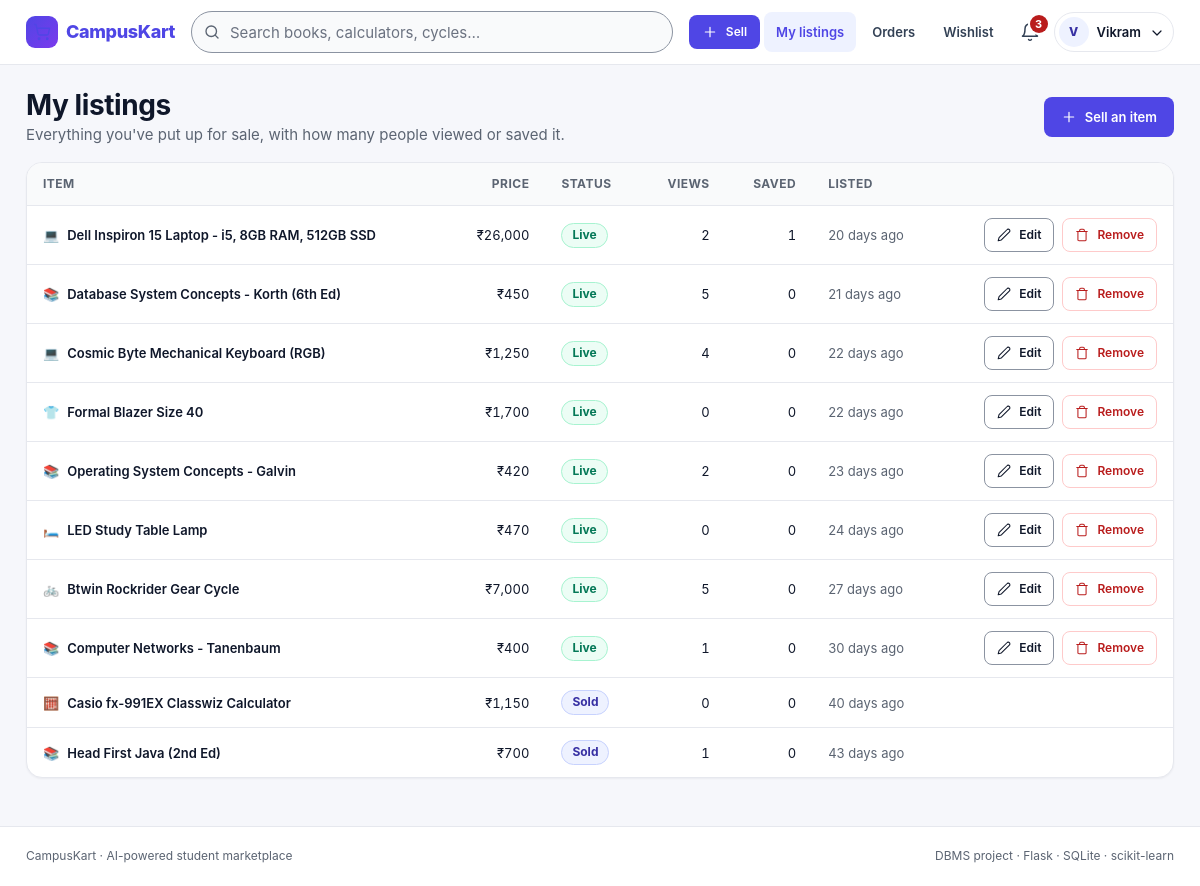
/my-listings (signed in), run on an earlier commit of the app's database.
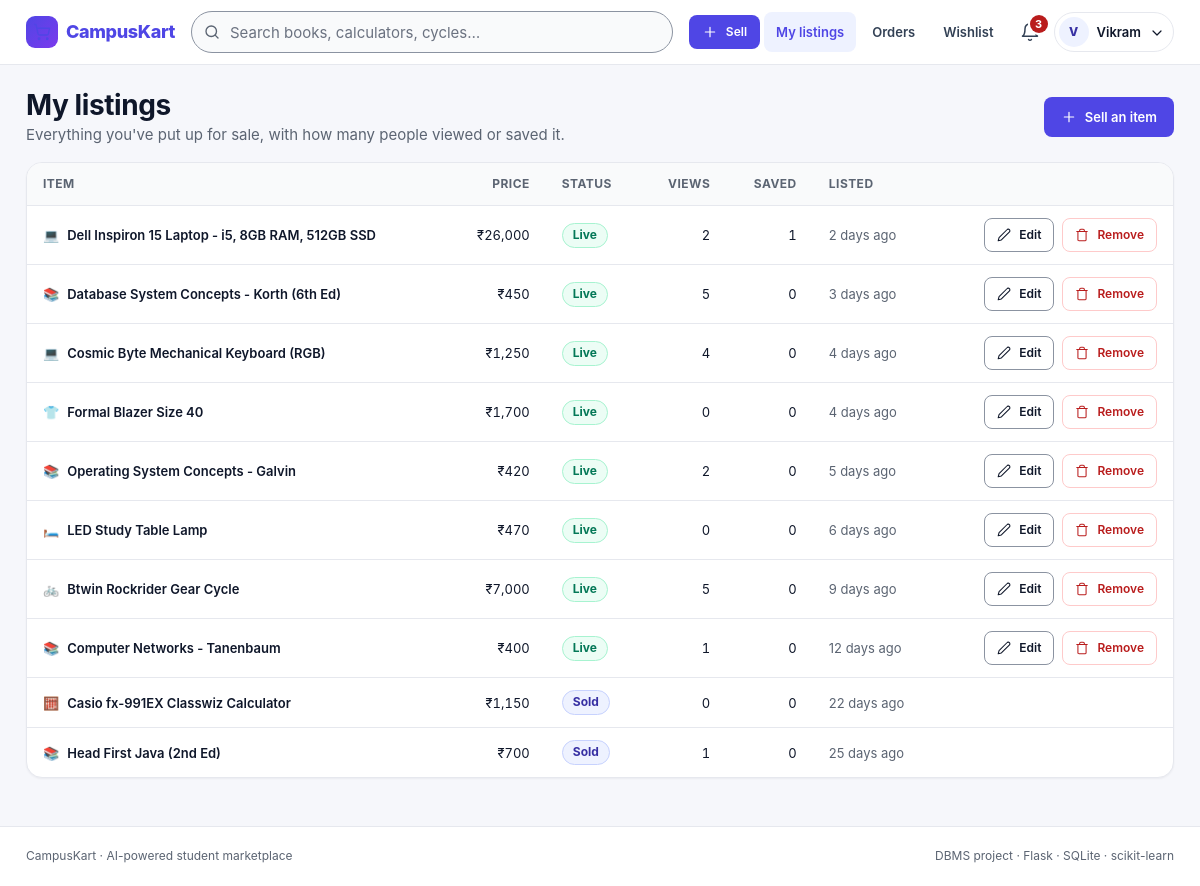
And on a later commit of the database.
### tables this page shows
CREATE TABLE users (
    user_id       INTEGER PRIMARY KEY AUTOINCREMENT,
    name          TEXT    NOT NULL,
    email         TEXT    NOT NULL UNIQUE,
    password_hash TEXT    NOT NULL,
    role          TEXT    NOT NULL DEFAULT 'user' CHECK (role IN ('user', 'admin')),
    branch        TEXT,
    year          INTEGER CHECK (year BETWEEN 1 AND 4),
    phone         TEXT,
    is_blocked    INTEGER NOT NULL DEFAULT 0 CHECK (is_blocked IN (0, 1)),
    created_at    TEXT    NOT NULL DEFAULT (datetime('now', 'localtime'))
);

CREATE TABLE products (
    product_id     INTEGER PRIMARY KEY AUTOINCREMENT,
    seller_id      INTEGER NOT NULL REFERENCES users(user_id) ON DELETE CASCADE,
    category_id    INTEGER NOT NULL REFERENCES categories(category_id),
    title          TEXT    NOT NULL,
    description    TEXT    NOT NULL,
    original_price REAL    NOT NULL CHECK (original_price > 0),
    price          REAL    NOT NULL CHECK (price > 0),
    condition      TEXT    NOT NULL CHECK (condition IN ('New', 'Like New', 'Good', 'Fair')),
    age_months     INTEGER NOT NULL DEFAULT 0 CHECK (age_months >= 0),
    status         TEXT    NOT NULL DEFAULT 'available'
                   CHECK (status IN ('pending', 'available', 'sold', 'rejected', 'removed')),
    is_flagged     INTEGER NOT NULL DEFAULT 0 CHECK (is_flagged IN (0, 1)),
    spam_score     REAL    NOT NULL DEFAULT 0,      -- filled by AI spam detector
    flag_reason    TEXT,
    created_at     TEXT    NOT NULL DEFAULT (datetime('now', 'localtime'))
);

### app.py (the view)
@app.route("/my-listings")
@login_required
def my_listings():
    items = query("""SELECT d.*, (SELECT COUNT(*) FROM product_views v WHERE v.product_id = d.product_id) AS views,
                            (SELECT COUNT(*) FROM wishlist w WHERE w.product_id = d.product_id) AS wishes
                     FROM v_product_details d WHERE d.seller_id = ? AND d.status <> 'removed'
                     ORDER BY d.created_at DESC""", (g.user["user_id"],))
    return render_template("my_listings.html", items=items)

### app.py (called while the page is built)
def get_db():
    if "db" not in g:
        g.db = sqlite3.connect(DB_PATH)
        g.db.row_factory = sqlite3.Row
        g.db.execute("PRAGMA foreign_keys = ON")
    return g.db

def query(sql, args=(), one=False):
    rows = get_db().execute(sql, args).fetchall()
    return (rows[0] if rows else None) if one else rows

@app.before_request
def load_user():
    g.user = None
    if "user_id" in session:
        g.user = query("SELECT * FROM users WHERE user_id = ?", (session["user_id"],), one=True)
        if g.user is None or g.user["is_blocked"]:
            session.clear()
            g.user = None

def login_required(view):
    @wraps(view)
    def wrapped(*args, **kwargs):
        if g.user is None:
            flash("Log in to continue.", "info")
            return redirect(url_for("login", next=request.path))
        return view(*args, **kwargs)
    return wrapped

@app.context_processor
def inject_globals():
    unread = 0
    if g.user:
        unread = query("SELECT COUNT(*) AS n FROM notifications WHERE user_id = ? AND is_read = 0",
                       (g.user["user_id"],), one=True)["n"]
    return {"categories": query("SELECT * FROM categories ORDER BY category_id"),
            "unread_count": unread, "conditions": CONDITIONS}

@app.template_filter("inr")
def inr(value):
    n = str(int(round(value or 0)))
    if len(n) <= 3:
        return n
    head, tail = n[:-3], n[-3:]
    parts = []
    while len(head) > 2:
        parts.insert(0, head[-2:])
        head = head[:-2]
    if head:
        parts.insert(0, head)
    return ",".join(parts) + "," + tail

@app.template_filter("ago")
def time_ago(ts):
    try:
        dt = datetime.strptime(ts, "%Y-%m-%d %H:%M:%S")
    except (TypeError, ValueError):
        return ts
    secs = (datetime.now() - dt).total_seconds()
    for unit, size in (("day", 86400), ("hour", 3600), ("min", 60)):
        if secs >= size:
            n = int(secs // size)
            return f"{n} {unit}{'s' if n > 1 else ''} ago"
    return "just now"

### templates/my_listings.html (shortened to what this page needs)
{% extends "base.html" %}
{% from "_macros.html" import status_pill, icon, empty_state %}
{% block content %}
<div class="section-head">
  <div>
    <h1>My listings</h1>
    <p class="muted mb-0">Everything you've put up for sale, with how many people viewed or saved it.</p>
  </div>
  <a class="btn" href="{{ url_for('sell') }}">{{ icon('plus', 16) }}Sell an item</a>
</div>
{% if items %}
<div class="card card-flush table-wrap">
  <table>
    <thead>
      <tr><th scope="col">Item</th><th scope="col" class="num">Price</th><th scope="col">Status</th>
          <th scope="col" class="num">Views</th><th scope="col" class="num">Saved</th><th scope="col">Listed</th>
          <th scope="col"><span class="sr-only">Actions</span></th></tr>
    </thead>
    <tbody>
    {% for p in items %}
    <tr>
      <td>
        <a class="item-link" href="{{ url_for('product', pid=p.product_id) }}"><span aria-hidden="true">{{ p.category_icon }}</span>{{ p.title }}</a>
      </td>
      <td class="num">₹{{ p.price|inr }}</td>
      <td>{{ status_pill(p.status) }}</td>
      <td class="num">{{ p.views }}</td>
      <td class="num">{{ p.wishes }}</td>
      <td class="muted nowrap">{{ p.created_at|ago }}</td>
      <td>
        {% if p.status in ['available', 'pending'] %}
        <div class="row-actions">
          <a class="btn btn-outline btn-sm" href="{{ url_for('edit_listing', pid=p.product_id) }}">{{ icon('edit', 14) }}Edit<span class="sr-only"> {{ p.title }}</span></a>
          <form class="inline" method="post" action="{{ url_for('remove_listing', pid=p.product_id) }}"
                data-confirm-title="Remove this listing?"
                data-confirm="“{{ p.title }}” will no longer be visible to buyers. You can list it again later."
                data-confirm-ok="Remove listing" data-confirm-cancel="Keep it" data-confirm-tone="danger">
            <button class="btn btn-danger-outline btn-sm">{{ icon('trash', 14) }}Remove<span class="sr-only"> {{ p.title }}</span></button>
          </form>
        </div>
        {% endif %}
      </td>
    </tr>
    {% endfor %}
    </tbody>
  </table>
</div>
{% else %}
{{ empty_state('package', "You haven't listed anything yet",
               'Old books, calculators and lab gear sell fast. We will even suggest a fair price.',
               'Sell your first item', url_for('sell')) }}
{% endif %}
{% endblock %}

### templates/base.html (shortened to what this page needs)
{% from "_macros.html" import icon %}
{% set ep = request.endpoint %}
<!doctype html>
<html lang="en">
<head>
  <link rel="stylesheet" href="{{ url_for('static', filename='style.css') }}">
</head>
<body>
<header class="site-header">
  <div class="container header-row">
    <a class="logo" href="{{ url_for('index') }}" aria-label="CampusKart home">
      <span class="logo-mark">{{ icon('cart', 18) }}</span>
      <span aria-hidden="true">Campus<span>Kart</span></span>
    </a>
    {% if not g.user or g.user.role != 'admin' %}
    <form class="search-bar" action="{{ url_for('search') }}" role="search">
      <input id="site-search" name="q" type="search" placeholder="Search books, calculators, cycles…"
             value="{{ q or '' }}" autocomplete="off" enterkeyhint="search">
    </form>
    {% endif %}
    <nav class="nav-links" aria-label="Main">
      {% if g.user %}
        {% if g.user.role == 'admin' %}
          <a class="nav-link" href="{{ url_for('admin_dashboard') }}" {% if ep and ep.startswith('admin') %}aria-current="page"{% endif %}>{{ icon('shield', 16) }}Admin</a>
        {% else %}
          <a class="btn btn-sm btn-sell" href="{{ url_for('sell') }}">{{ icon('plus', 16) }}Sell</a>
          {% for e, label in [('my_listings', 'My listings'), ('orders', 'Orders'), ('wishlist', 'Wishlist')] %}
          <a class="nav-link" href="{{ url_for(e) }}" {% if ep == e %}aria-current="page"{% endif %}>{{ label }}</a>
          {% endfor %}
        {% endif %}
        <a class="icon-btn" href="{{ url_for('notifications') }}"
           aria-label="Notifications{% if unread_count %}, {{ unread_count }} unread{% endif %}"
           {% if ep == 'notifications' %}aria-current="page"{% endif %}>
          {{ icon('bell', 20) }}
          {% if unread_count %}<span class="badge-count" aria-hidden="true">{{ unread_count if unread_count < 10 else '9+' }}</span>{% endif %}
        </a>
        <div class="menu" data-menu>
          <button class="menu-trigger" type="button" aria-haspopup="true" aria-expanded="false" aria-controls="account-menu">
            <span class="avatar" aria-hidden="true">{{ g.user.name[0] }}</span>
            <span class="name">{{ g.user.name.split()[0] }}</span>
            <span class="chev">{{ icon('chevron-down', 16) }}</span>
          </button>
        </div>
      {% else %}
        <a class="nav-link keep" href="{{ url_for('login') }}" {% if ep == 'login' %}aria-current="page"{% endif %}>Log in</a>
        <a class="btn btn-sm" href="{{ url_for('register') }}">Sign up</a>
      {% endif %}
    </nav>
  </div>
</header>
<main id="main" tabindex="-1">
  <div class="container">
    {% block content %}{% endblock %}
  </div>
</main>
<footer class="site-footer">
  <div class="container">
    <span>CampusKart · AI-powered student marketplace</span>
    <span>DBMS project · Flask · SQLite · scikit-learn</span>
  </div>
</footer>
</body>
</html>

### templates/_macros.html (shortened to what this page needs)
{% macro icon(name, size=18, cls='') -%}
<svg class="icon {{ cls }}" width="{{ size }}" height="{{ size }}" viewBox="0 0 24 24" fill="none" stroke="currentColor" stroke-width="1.8" stroke-linecap="round" stroke-linejoin="round" aria-hidden="true" focusable="false">{{ ICONS.get(name, '')|safe }}</svg>
{%- endmacro %}
{% macro status_pill(s) %}
{% set css = {'available': 'good', 'placed': 'brand', 'completed': 'good', 'sold': 'brand',
              'pending': 'warn', 'cancelled': 'bad', 'rejected': 'bad', 'removed': 'bad'} %}
{% set label = {'placed': 'Awaiting pickup', 'pending': 'In review', 'available': 'Live'} %}
<span class="pill pill-{{ css.get(s, '') }}">{{ label.get(s, s|capitalize) }}</span>
{% endmacro %}

What changed in the data, as far as the page shows it:
changed products "Dell Inspiron 15 Laptop - i5, 8GB RAM, 512GB SSD": created_at|ago "20 days ago" → "2 days ago"
changed products "Database System Concepts - Korth (6th Ed)": created_at|ago "21 days ago" → "3 days ago"
changed products "Cosmic Byte Mechanical Keyboard (RGB)": created_at|ago "22 days ago" → "4 days ago"
changed products "Formal Blazer Size 40": created_at|ago "22 days ago" → "4 days ago"
changed products "Operating System Concepts - Galvin": created_at|ago "23 days ago" → "5 days ago"
changed products "LED Study Table Lamp": created_at|ago "24 days ago" → "6 days ago"
changed products "Btwin Rockrider Gear Cycle": created_at|ago "27 days ago" → "9 days ago"
changed products "Computer Networks - Tanenbaum": created_at|ago "30 days ago" → "12 days ago"
changed products "Casio fx-991EX Classwiz Calculator": created_at|ago "40 days ago" → "22 days ago"
changed products "Head First Java (2nd Ed)": created_at|ago "43 days ago" → "25 days ago"
